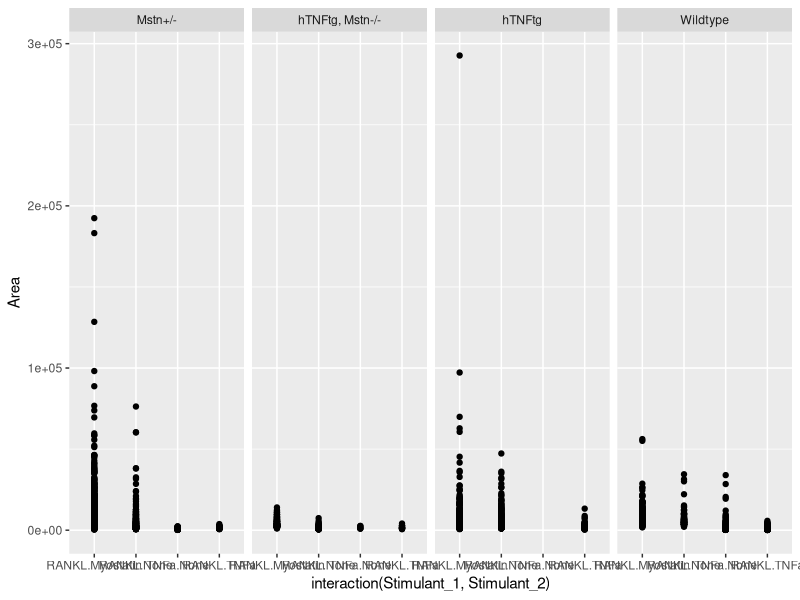
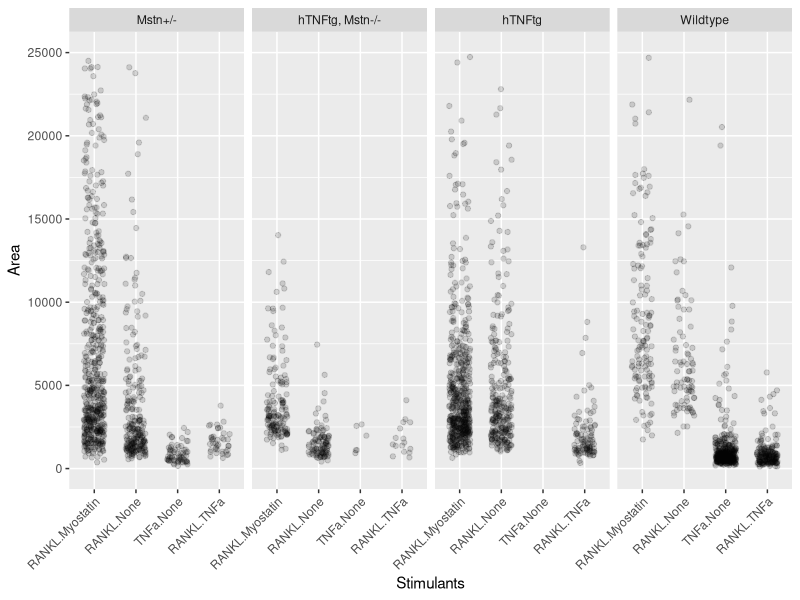
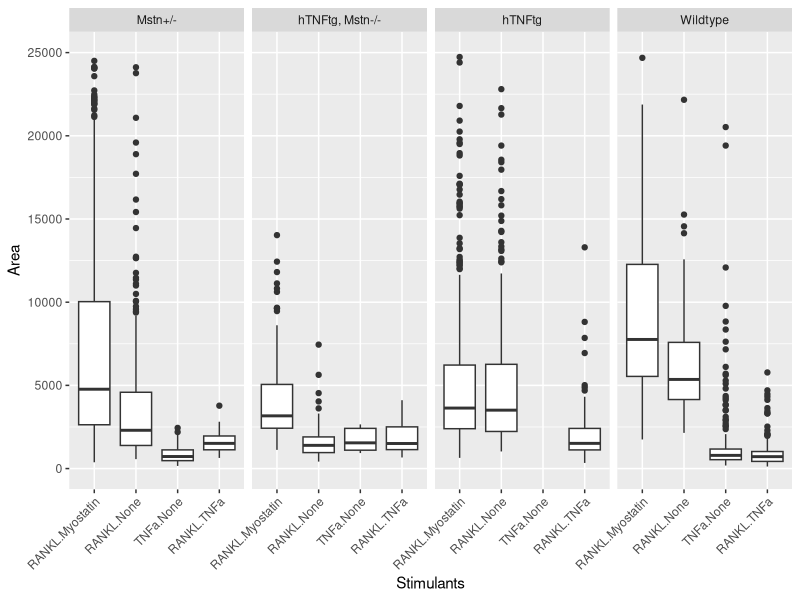
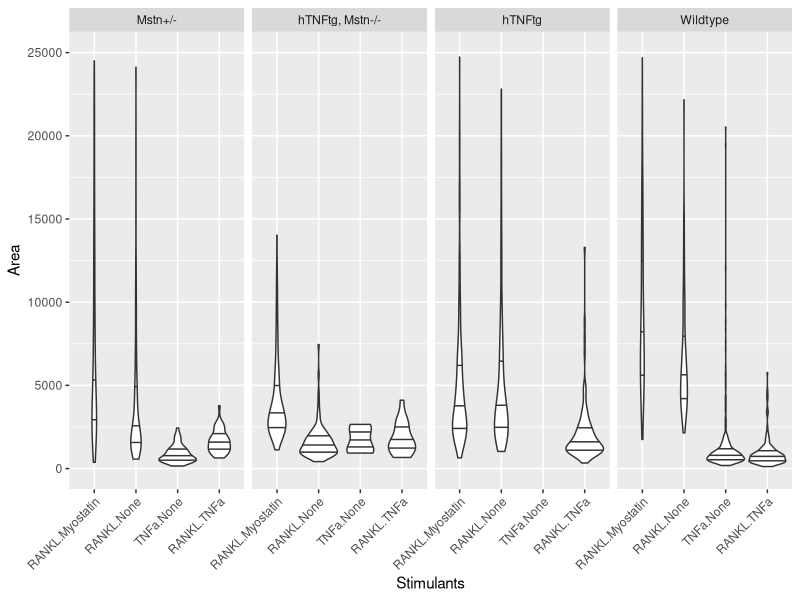
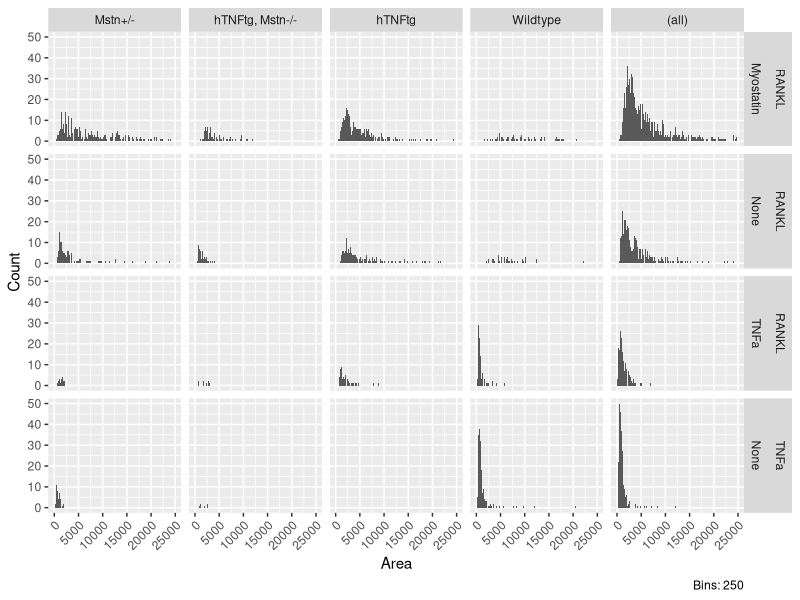
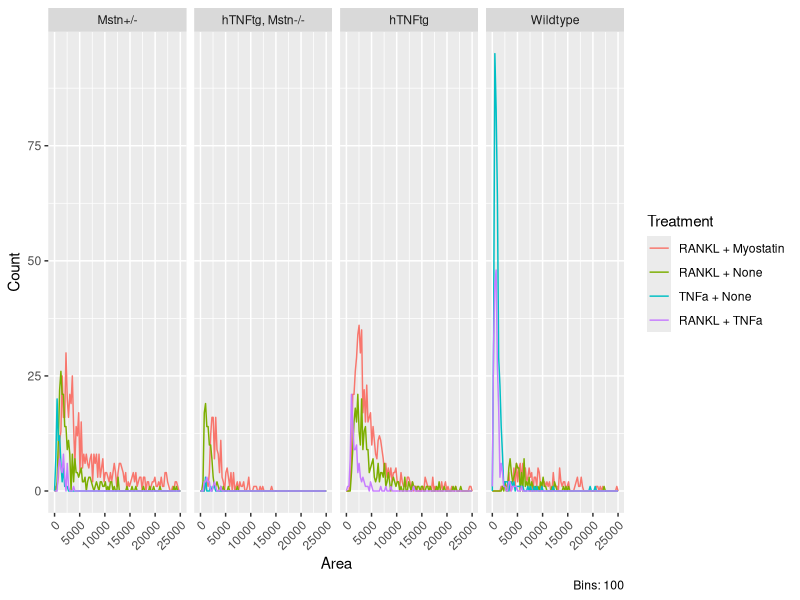
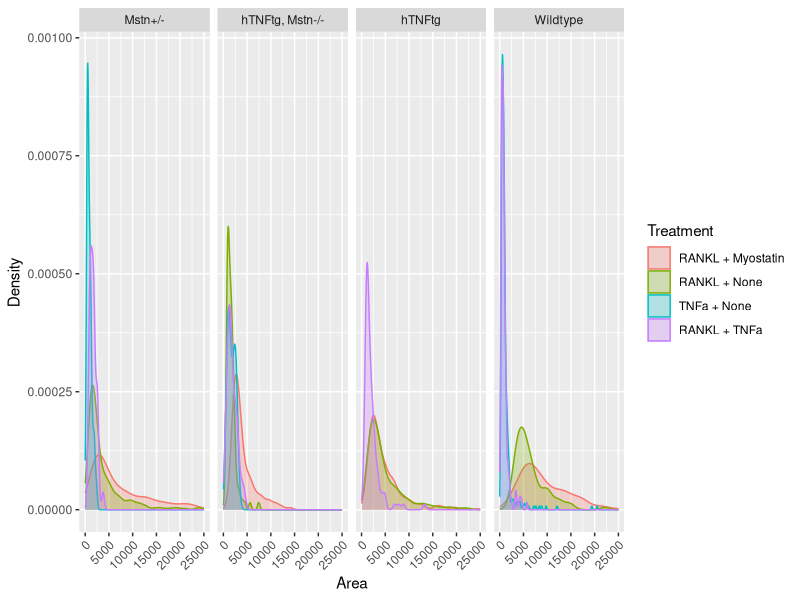

Source code (R) for these figures, in order:
## ---- chunk 1
knitr::opts_chunk$set(echo = TRUE, collapse = TRUE, message = FALSE, warning = FALSE)
## ---- chunk 2
library(readr)

Osteoclasts <- read_csv("Osteoclasts.csv", trim_ws = TRUE)

head(Osteoclasts)
## ---- chunk 3
library(dplyr)

Osteoclasts <- Osteoclasts %>%
  mutate_at(vars(Genotype, Stimulant_1, Stimulant_2), funs(factor(., levels = unique(.))))

head(Osteoclasts)
## ---- chunk 4
library(ggplot2)

ggplot(Osteoclasts, aes(x = interaction(Stimulant_1, Stimulant_2), y = Area)) +
  geom_point() +
  facet_wrap(~Genotype, ncol = 4)
## ---- chunk 5
ggplot(Osteoclasts, aes(interaction(Stimulant_1, Stimulant_2), Area)) +
  geom_jitter(width = .25,
              alpha = .15) +
  facet_wrap(~Genotype, ncol = 4) +
  scale_x_discrete(name = "Stimulants") +
  scale_y_continuous(limits = c(0, 25000)) +
  theme(axis.text.x = element_text(angle = 45, hjust = 1))
## ---- chunk 6
ggplot(Osteoclasts, aes(interaction(Stimulant_1, Stimulant_2), Area)) +
  geom_boxplot() +
  facet_wrap(~Genotype, ncol = 4) +
  scale_x_discrete(name = "Stimulants") +
  scale_y_continuous(limits = c(0, 25000)) +
  theme(axis.text.x = element_text(angle = 45, hjust = 1))
## ---- chunk 7
ggplot(Osteoclasts, aes(interaction(Stimulant_1, Stimulant_2), Area)) +
  geom_violin(draw_quantiles = c(0.25, 0.5, 0.75)) +
  facet_wrap(~Genotype, ncol = 4) +
  scale_x_discrete(name = "Stimulants") +
  scale_y_continuous(limits = c(0, 25000)) +
  theme(axis.text.x = element_text(angle = 45, hjust = 1))
## ---- chunk 8
ggplot(Osteoclasts, aes(x = Area)) +
  geom_histogram(bins = 250) +
  facet_grid(Stimulant_1+Stimulant_2 ~ Genotype, margins = c("Genotype")) +
  scale_x_continuous(limits = c(0, 25000)) +
  scale_y_continuous(name = "Count") +
  theme(axis.text.x = element_text(angle = 45, hjust = 1)) +
    labs(caption = "Bins: 250")
## ---- chunk 9
ggplot(Osteoclasts, aes(x = Area, colour = interaction(Stimulant_1, Stimulant_2, sep = " + "))) +
  geom_freqpoly(bins = 100) +
  facet_wrap( ~ Genotype, ncol = 4) +
  scale_x_continuous(limits = c(0, 25000)) +
  scale_y_continuous(name = "Count") +
  scale_color_discrete(name = "Treatment") +
  theme(axis.text.x = element_text(angle = 45, hjust = 1)) +
  labs(caption = "Bins: 100")
## ---- chunk 10
ggplot(Osteoclasts, aes(x = Area, colour = interaction(Stimulant_1, Stimulant_2, sep = " + "),
                        fill = interaction(Stimulant_1, Stimulant_2, sep = " + "))) +
  geom_density(alpha = .25) +
  facet_wrap( ~ Genotype, ncol = 4) +
  scale_x_continuous(limits = c(0, 25000)) +
  scale_y_continuous(name = "Density") +
  scale_color_discrete(name = "Treatment") +
  scale_fill_discrete(name = "Treatment") +
  theme(axis.text.x = element_text(angle = 45, hjust = 1))
## ---- chunk 11
# Säulendiagramme mit Fehlerbalken stellen im Grunde nur das arithmetische Mittel und die Standardabweichung dar. Diese Kennwerte sind aber nur für normalverteilte Daten aussagekräftig und die Verteilung der Osteoklastengröße ist definitiv nicht normalverteilt. Außerdem geht bei diesem Diagrammtyp zu viel Information verloren, insbesondere, da eine Kernfrage bei dem Experiment auch sein kann, wie viele Zellen zu Osteoklasten differenziert sind.
